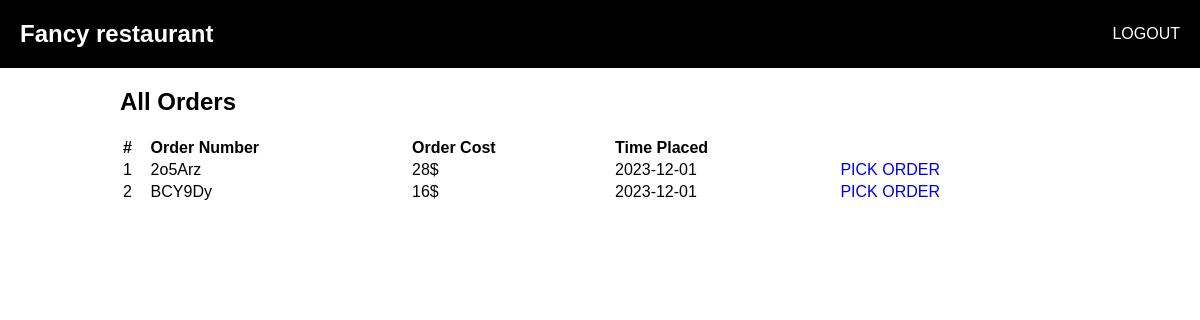
/employee/view_orders, run on the app's committed database.
### resturant/models.py (models this page shows)
class Order(db.Model):
    order_number = db.Column(db.String(20), primary_key=True)
    time_placed = db.Column(db.Date)
    order_cost = db.Column(db.Integer)
    order_status = db.Column(db.String(10))
    customer_id = db.Column(db.String(30), db.ForeignKey(Customer.email))
    employee_id = db.Column(db.String(30), db.ForeignKey(Employee.employeeID))
    items = db.relationship('Items', secondary=order_items_association, backref=db.backref('orders', lazy='dynamic'))

### resturant/employee.py (the view)
@employee.route("/")
@employee.route("/view_orders")
def view_orders():
    placed_orders = Order.query.filter(Order.employee == None).all()
    return render_template("employee/view_orders.html"
                           , placed_orders=placed_orders)

### resturant/templates/employee/view_orders.html (shortened to what this page needs)
{% extends "base.html" %}
{% set title = "Orders" %}
{% block content %}
    <div class="content">
        <h2>All Orders</h2>
        <table>
            <thead>
                <tr>
                    <th>#</th>
                    <th>Order Number</th>
                    <th>Order Cost</th>
                    <th>Time Placed</th>
                    <th></th>
                </tr>
            </thead>
            <tbody>
                {% for order in placed_orders %}
                    <tr>
                        <td>{{ loop.index }}</td>
                        <td>{{ order.order_number }}</td>
                        <td>{{ order.order_cost }}$</td>
                        <td>{{ order.time_placed }}</td>
                        <td>
                            <a href="{{ url_for('employee.pick_order', order_number=order.order_number) }}">PICK ORDER</a>
                        </td>
                    </tr>
                {% endfor %}
            </tbody>
        </table>
    </div>
{% endblock %}

### resturant/static/base.css (style rules this page uses)
* { font-family: Arial; box-sizing: border-box; }
a { text-decoration: none; }
body { margin: 0; }
.content { margin-inline: 10%; }

### resturant/templates/employee/view_orders.html (style rules this page uses)
table { width: 100%; text-align: left; }

### data on the page
Order: order_number "2o5Arz", order_cost "28", time_placed "2023-12-01"
Order: order_number "BCY9Dy", order_cost "16", time_placed "2023-12-01"

### other printed values
{{ APPLICATION_NAME.capitalize() }} "Fancy restaurant"
